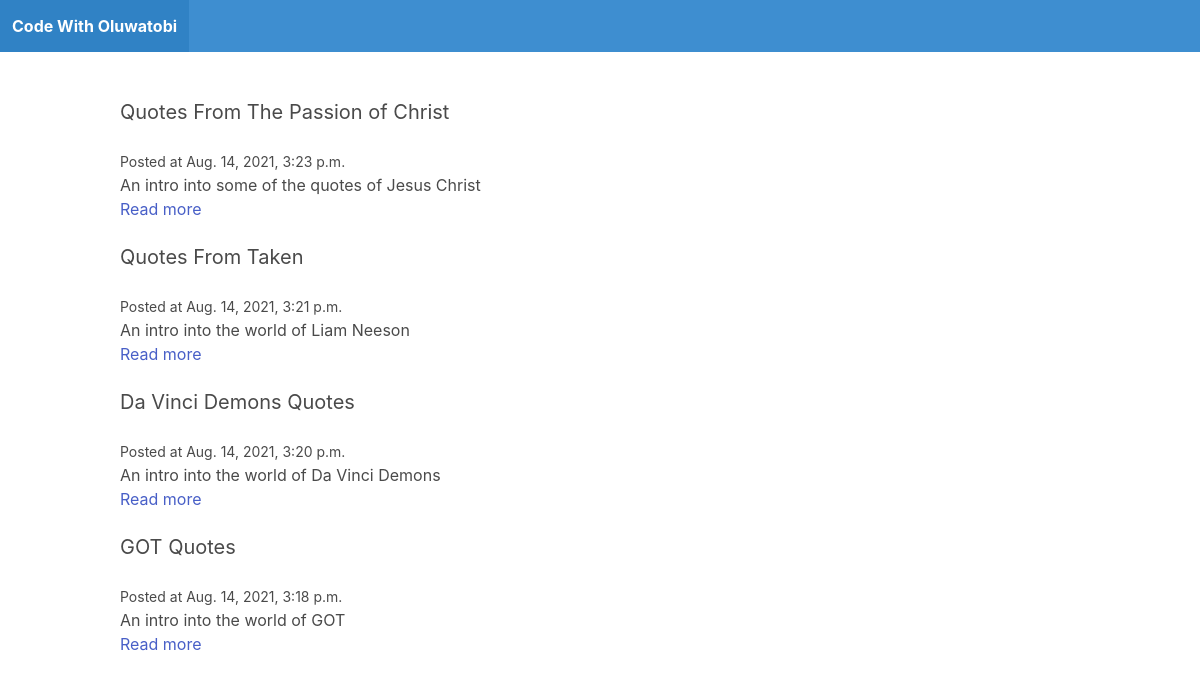
The page / on the database its author committed.
### blog/models.py (models this page shows, shortened)
class Post(models.Model):
    title = models.CharField(max_length=255)
    slug = models.SlugField()
    intro = models.CharField(max_length=255)
    body = models.TextField()
    date_added = models.DateTimeField(auto_now_add=True)
    class Meta:
        ordering = ['-date_added']

### blog/views.py (the view)
# urls.py: path('', frontpage, name="frontpage"),
def frontpage(request):
    posts = Post.objects.all()
    return render(request, 'blog/frontpage.html', {'posts': posts})

### blog/templates/blog/frontpage.html
{% extends 'blog/base.html' %}
{% block content %}
        {% for post in posts %}
        <div class="post block">
            <h2 class="subtitle">{{ post.title }}</h2>
            <small>Posted at {{ post.date_added }}</small>
            <p>{{ post.intro }}</p>
            <a href="{% url 'post_detail' post.slug %}">Read more</a>
        </div>
    {% endfor %}
{% endblock %}

### blog/templates/blog/base.html (shortened to what this page needs)
<!DOCTYPE html>
<html>
    <head>
      <link rel="stylesheet" href="https://cdn.jsdelivr.net/npm/bulma@0.9.1/css/bulma.min.css">
    </head>
    <body>
        <nav class="navbar is-info">
            <div class="navbar-brand">
              <a href="/" class="navbar-item"><strong>Code With Oluwatobi</strong></a>
            </div>
        </nav>
      <section class="section">
        <div class="container">
          {% block content %}
          {% endblock %}
        </div>
      </section>
    </body>
</html>

### rows shown on the page
Post: title "Quotes From The Passion of Christ", date_added "Aug. 14, 2021, 3:23 p.m.", intro "An intro into some of the quotes of Jesus Christ"
Post: title "Quotes From Taken", date_added "Aug. 14, 2021, 3:21 p.m.", intro "An intro into the world of Liam Neeson"
Post: title "Da Vinci Demons Quotes", date_added "Aug. 14, 2021, 3:20 p.m.", intro "An intro into the world of Da Vinci Demons"
Post: title "GOT Quotes", date_added "Aug. 14, 2021, 3:18 p.m.", intro "An intro into the world of GOT"
